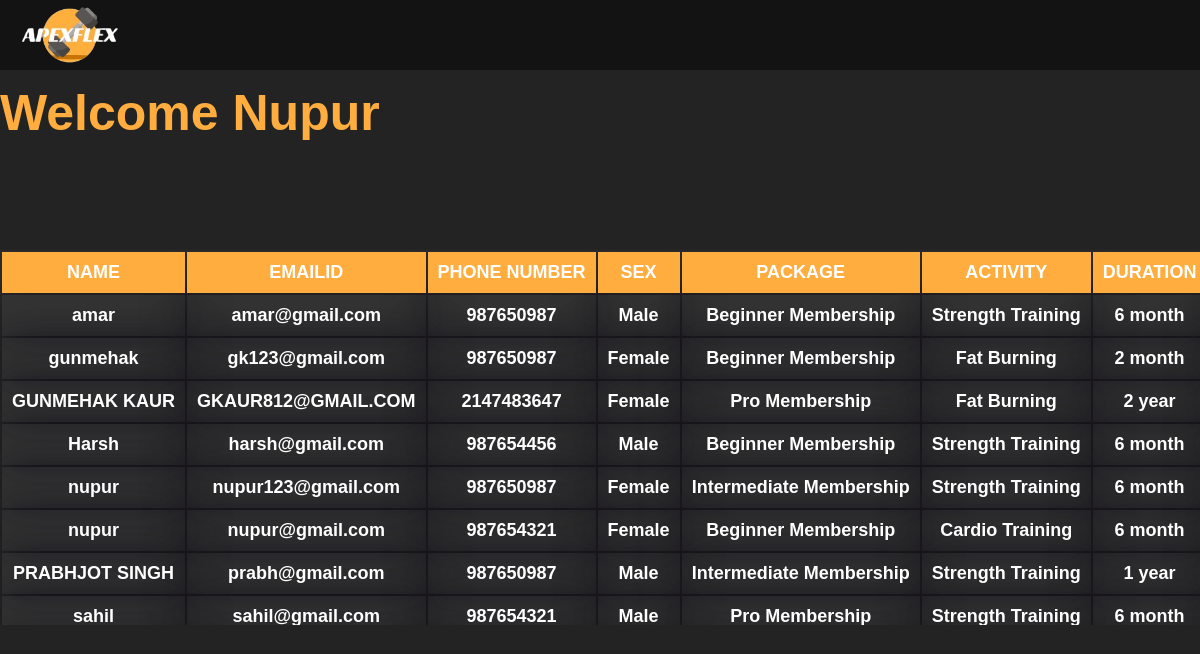
Screenshot of /admin.php (signed in) with the database file from the repository.
### tables this page shows
CREATE TABLE `data` (
  `Name` varchar(100) NOT NULL,
  `Email_ID` varchar(100) NOT NULL,
  `Phone` int(100) NOT NULL,
  `Sex` varchar(100) NOT NULL,
  `Package` varchar(100) NOT NULL,
  `Activity` varchar(100) NOT NULL,
  `Duration` varchar(100) NOT NULL,
  `Price` int(100) NOT NULL,
  `Date` date NOT NULL DEFAULT current_timestamp(),
  `Expdate` date NOT NULL DEFAULT current_timestamp()
);

### admin.php (the view, shortened to what this page needs)
<?php
include("database.php");
?>
<!DOCTYPE html>
<html lang="en">
<head>
</head>
<body>
    <header>
    <nav>
           <a href="apexflex.php#web1"  >
                <img src="f718fd1dc9fa4867927556147970c72d__1_-removebg-preview.png" alt="logo" id="logo"></a>
           </nav>
    </header>
    <div class="web">
   <h1 id="wel">Welcome
    <?php
   echo"{$_SESSION['username']}";
   ?> </h1>
   <div class="tablewrap">
   <table class="table ">
       <thead><tr>
         <th> NAME</th>
         <th>EMAILID</th>
         <th>PHONE NUMBER</th>
         <th>SEX</th>
         <th>PACKAGE</th>
         <th>ACTIVITY</th>
         <th>DURATION</th>
    </thead>
    <tbody>
        <?php
        $sql = ("SELECT * FROM data");
         $users = $con -> query($sql);
     $users -> fetch_all();
     foreach($users as $user){
     ?>
     <tr>
        <td><?php echo"{$user['Name']}";?></td>
        <td><?php echo"{$user['Email_ID']}";?></td>
        <td><?php echo"{$user['Phone']}";?></td>
        <td><?php echo"{$user['Sex']}";?></td>
        <td><?php echo"{$user['Package']}";?></td>
        <td><?php echo"{$user['Activity']}";?></td>
        <td><?php echo"{$user['Duration']}";?></td>
    <?php
     }
     ?>
     </tr>
    </tbody>
    </table>
   </div>
    </div>
</body>
</html>

### admin.php (style rules this page uses)
body { background-color: rgb(35, 35, 35); margin: 0%; font-family: Arial, Helvetica, sans-serif; font-size: 25px; color: white; }
nav { background-color: #00000073; color: white; position:fixed; width: 100%; height: 70px; top: 0px; }
#logo { width: 120px; position: fixed; top: -25px; left: 10px; }
.tablewrap { position: relative; top: 125px; max-height: 375px; overflow-y: scroll; }
table { margin: 0 auto; font-size: large; color: white; position: relative; background-color: #8a8a8a17; box-shadow: 0 0 40px rgba(8,7,16,0.6); overflow:hidden; height: 200px; min-width: max-content; }
td { box-shadow: 0 0 40px rgba(8,7,16,0.6); background-color: #00000073; }
th { color: white; position: sticky; background-color: rgb(255 173 62); font-weight: bold; padding: 10px; text-align: center; }
td { background-color: #8a8a8a17; font-weight: bold; padding: 10px; text-align: center; }
#wel { position: relative; top: 50px; color: rgb(255 173 62); }

### rows the page displays
data: Name "amar", Email_ID "amar@gmail.com", Phone "987650987", Sex "Male", Package "Beginner Membership", Activity "Strength Training", Duration "6 month"
data: Name "gunmehak", Email_ID "gk123@gmail.com", Phone "987650987", Sex "Female", Package "Beginner Membership", Activity "Fat Burning", Duration "2 month"
data: Name "GUNMEHAK KAUR", Email_ID "GKAUR812@GMAIL.COM", Phone "2147483647", Sex "Female", Package "Pro Membership", Activity "Fat Burning", Duration "2 year"
data: Name "Harsh", Email_ID "harsh@gmail.com", Phone "987654456", Sex "Male", Package "Beginner Membership", Activity "Strength Training", Duration "6 month"
data: Name "nupur", Email_ID "nupur123@gmail.com", Phone "987650987", Sex "Female", Package "Intermediate Membership", Activity "Strength Training", Duration "6 month"
data: Name "nupur", Email_ID "nupur@gmail.com", Phone "987654321", Sex "Female", Package "Beginner Membership", Activity "Cardio Training", Duration "6 month"
data: Name "PRABHJOT SINGH", Email_ID "prabh@gmail.com", Phone "987650987", Sex "Male", Package "Intermediate Membership", Activity "Strength Training", Duration "1 year"
data: Name "sahil", Email_ID "sahil@gmail.com", Phone "987654321", Sex "Male", Package "Pro Membership", Activity "Strength Training", Duration "6 month"

### other values shown
$_SESSION['username'] "Nupur"
